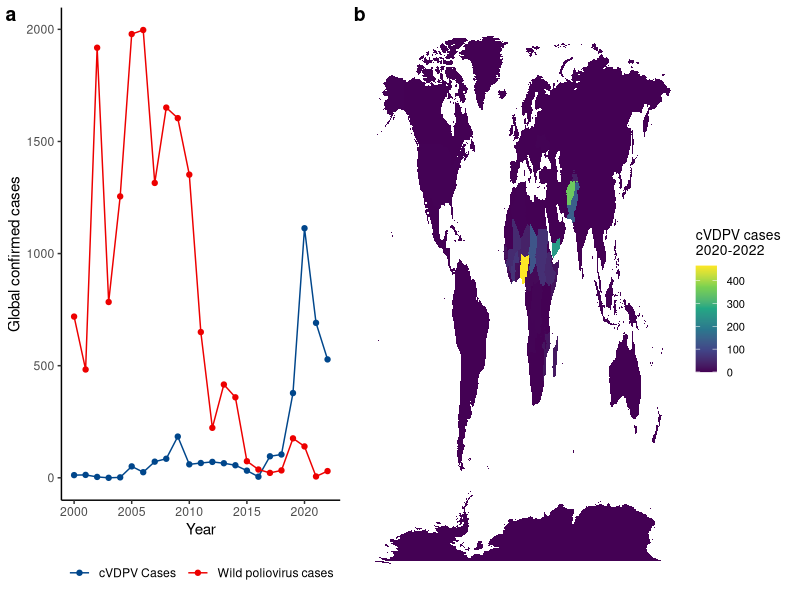

Here is the R script that generated this plot:
## ---- chunk 1
knitr::opts_chunk$set(echo = TRUE)
knitr::opts_knit$set(root.dir = '/Users/kwalter/Box/Box/Polio/opv/')
library(tidyverse)
library(ggsci)
library(ggthemes)
library(cowplot)

plot_dir = 'plots/'
## ---- chunk 2
cnty_dat <- read_csv('data/who/country_summary_2020-2022.csv')
world_dat <- read_csv('data/who/global_polio_2000-2022.csv')

# Plot world data.
p1 <- world_dat %>% pivot_longer(cols = c(`cVDPV Cases`, `Wild poliovirus cases`), names_to = 'case_type', values_to = 'case_count') %>%
  ggplot(aes(x = Year, y = case_count, color = case_type)) + 
  geom_point() + geom_line() + theme_classic() + 
  ylab('Global confirmed cases') + scale_color_lancet(name=NULL) + 
  theme(legend.position="bottom")

# Summarize country data for 2020-2022.
cnty_summary <- cnty_dat %>%
  group_by(`Country / Territory / Region`) %>%
  summarize(wpv = sum(`Wild poliovirus Cases`), 
            cdvpv = sum(`cVDPV Cases`))

# Load map data
world_map = map_data("world")
# Check that country names with any reported cases are consistent with map names.
cntys = cnty_summary %>% filter(wpv>0 | cdvpv>0) %>% pull(`Country / Territory / Region`) 

cntys[!cntys %in% unique(world_map$region)]

# Rename countries to map name. 
cnty_summary <- cnty_summary %>% 
  mutate(country = case_when(`Country / Territory / Region` == 'Congo' ~ "Democratic Republic of the Congo", 
                  `Country / Territory / Region` == "Côte d'Ivoire" ~ "Ivory Coast",
                  `Country / Territory / Region` == "United States of America" ~ "USA",
                  TRUE ~ `Country / Territory / Region` ))

# Add polio data to countrys dataframe.
countries = world_map %>% 
  distinct(region) %>% 
  rowid_to_column() %>%
  left_join(cnty_summary, by = c('region'='country')) %>%
  mutate(wpv = replace_na(wpv,0),
         cdvpv = replace_na(cdvpv,0))

# Plot country reports of cVDPV
p2 <- ggplot(data = countries, aes(fill = cdvpv, map_id = region)) +
  geom_map(map = world_map) +
  expand_limits(x = world_map$long, y = world_map$lat) +
  theme_map() +
  scale_fill_viridis_c(name = 'cVDPV cases\n2020-2022') +
  theme(legend.text=element_text(size=8), legend.title = element_text(size=10))

p2_legend <- get_legend(p2)
p2 <- p2 + theme(legend.position='none')

# Plot together
p3 <- plot_grid(p1,p2,p2_legend,labels = c('a','b',NULL), ncol = 3, rel_widths = c(1,1,.3))
ggsave(p3, filename = paste(plot_dir,'fig1.pdf',sep = ''),height = 4,width=8)
## ---- chunk 3

